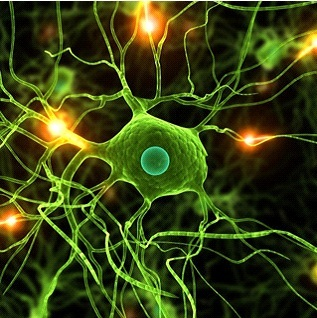
%> input picture SIM_LSCM_Simulation_MatLab/target.jpg, 317 x 318 px
$ octave main.m   (GNU Octave 9; MATLAB toolbox functions it lacks are replaced by stand-ins)
%> lines starting %> are read from the running program, lines starting %| are printed output that depends on the picture
### SIM_LSCM_Simulation_MatLab/PSF.m
% This function calculates the point spread function of a given optical system.
function P=PSF(lamda,NA,N,l)
x0=floor((N+1)/2);
P=zeros(N,N);
for i=1:N
    for j=1:N
        if ((i-x0)^2+(j-x0)^2)==0
            P(i,j)=1;
        else
            P(i,j)=2*besselj(1,2*pi*NA*sqrt((i-x0)^2+(j-x0)^2)*l/(lamda))/(2*pi*NA*sqrt((i-x0)^2+(j-x0)^2)*l/(lamda));
        end
    end
end

### SIM_LSCM_Simulation_MatLab/main.m
%This main.m file simulates the optical system scanning images at back focal plane

%% This section initialize optical system parameters, the units are in um unit.
% first set the system wavelength = 405nm, optical condenser have a NA = 0.6, the number of image size at
% back focal plane is NxN, a is scanning step size and
% l is the effective pixel size on target (equivalent to pixel size/magnification factor)
Lamda=0.405; NA=0.6; N=161; a=0.15;l=0.14;
% Next we set odd number of scanning steps as NStep, step size by Step and number of pixels at image
% field plane as NFPA
NStep=81; Step=1; NFPA=ceil(N*a/l);
% import target varation image and change it to gray image.
T=imread('target.jpg');T=rgb2gray(T);T=im2double(T);T=T(90:(90+(N-1)/2),90:(90+(N-1)/2));
%> further down, T is the input picture: size 318x317x3 uint8; mean R, G, B 56.6, 66.9, 19.4
%> after `T=rgb2gray(T)`:
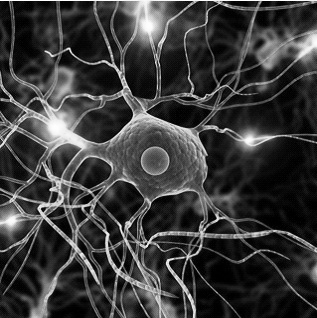
%> T: size 318x317 uint8; min 0, max 255, mean 58.4
%> after `T=T(90:(90+(N-1)/2),90:(90+(N-1)/2))`:
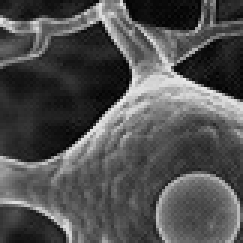
%> T: size 81x81 double (shown 3 times larger); min 0.00392, max 0.929, mean 0.316
%T=Impulse(81);
% PSF function calculates Point Spread function of the system
I=PSF(Lamda,NA,N,a);
%initialize 4-D field data at plane right above target plane as ScanData, 4-D back focal plane image data FPAData
%and 4-D Reciprocal space data.
ScanData=zeros(N,N,NStep,NStep);
%> (the run ends here)
